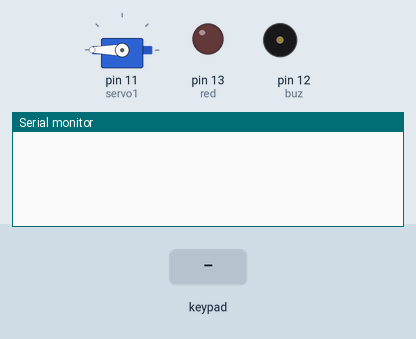
This sketch was run on a simulated Arduino Mega 2560, built with avr-gcc and run on an emulated ATmega2560. Parts: servo, output pins drawn as LEDs (lit = HIGH), buzzer (waves = sounding, pin HIGH), the last lines printed to the serial monitor. The inputs (shaded band) are chosen by the test bench.

Above: at 1.2 s.
1.3 s: key 'A' pressed
At 2.4 s:
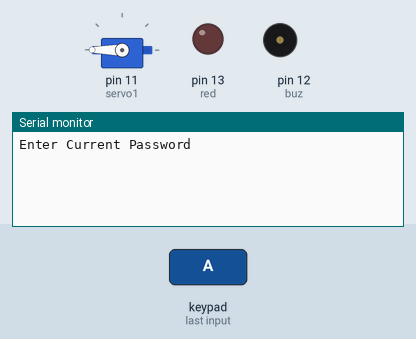
2.8 s: keypad keys 1 2 3 * pressed 0.4 s apart
At 4.6 s:
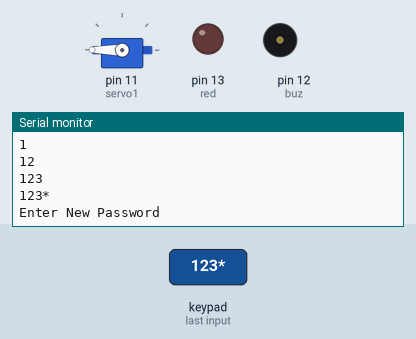
5.9 s: key 'B' pressed
At 6.7 s:
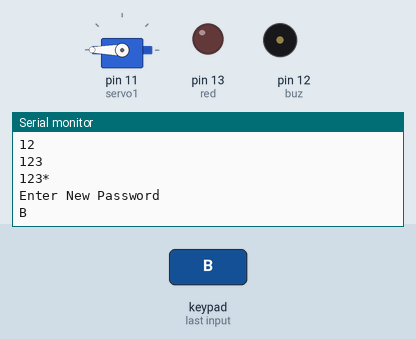
7.4 s: keypad keys 1 2 3 * # pressed 0.4 s apart
At 10.4 s:
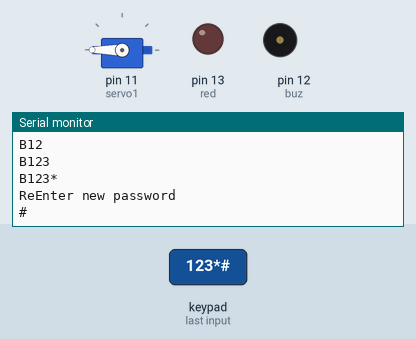
10.9 s: key 'C' pressed
At 12.0 s:
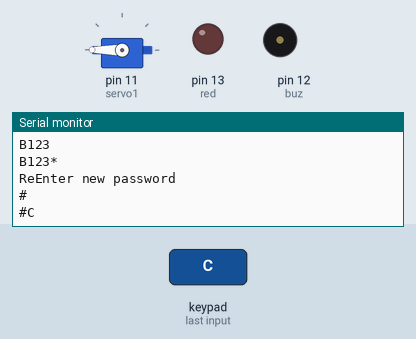
12.4 s: keypad keys 1 2 3 * * pressed 0.4 s apart
At 14.3 s:
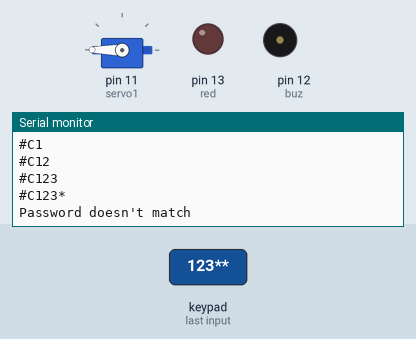

Measured:
- after the input at 1.3 s, the serial monitor: prints a new line at once (image 1)
- after the input at 2.8 s, the serial monitor: prints a new line at once (image 2)
- after the input at 5.9 s, the serial monitor: prints a new line at once (image 3)
- after the input at 7.4 s, the serial monitor: prints a new line at once (image 4)
- after the input at 10.9 s, the serial monitor: prints a new line at once (image 5)
- after the input at 12.4 s, the serial monitor: prints a new line at once (image 6)

The sketch:

Final.ino
```cpp
#include <Servo.h>
#include <Keypad.h>
/* red light= d13,  buzzer= d12,  keypad= 3 to 10 ulta, servo= 11,  */
Servo servo1;
int red=13;
String pass,check,new1,new2;
String chpass;
int buz=12;
int alarm=0;
int on=0;
int option=3;
char key;
String pass1="123*";
const byte ROWS = 4; //four rows
const byte COLS = 4; //four columns
//define the cymbols on the buttons of the keypads
char hexaKeys[ROWS][COLS] = {
  {'1','2','3','A'},
  {'4','5','6','B'},
  {'7','8','9','C'},
  {'*','0','#','D'}
};
byte rowPins[ROWS] = {10, 9, 8, 7}; //connect to the row pinouts of the keypad
byte colPins[COLS] = {6, 5, 4, 3}; //connect to the column pinouts of the keypad

//initialize an instance of class NewKeypad
Keypad customKeypad = Keypad( makeKeymap(hexaKeys), rowPins, colPins, ROWS, COLS);

void setup() {
  // put your setup code here, to run once:
Serial.begin(9600);
pinMode(red,OUTPUT);
pinMode(buz,OUTPUT);
servo1.attach(11);
servo1.write(180);
}

void loop() {
  // put your main code here, to run repeatedly:
  char customKey = customKeypad.getKey();
  if(option==3){
    if (customKey=='#'){                         //Turn ON
      Serial.println("Enter Password");
      option=1;
      check="";
    }
    if(customKey=='A'){                          //CHANge Password
      Serial.println("Enter Current Password");
      option=2;
      check="";
    }
  }
  if(option==1){
    customKey = customKeypad.waitForKey();
    if(customKey!=NO_KEY){
      check=check+customKey;
      Serial.println(check);
      if(customKey=='*'){
        if (check==pass1){
          on=1;
          option=0;
        }
        else{
          Serial.println("Wrong Password");
          on=0;
          option=3;
        }
      }
    }
  }
  else if(option==2){
    customKey = customKeypad.waitForKey();
    if(customKey!=NO_KEY){
      check=check+customKey;
      Serial.println(check);
      if(customKey=='*'){
        if (check==pass1){
          new1="";
          new2="";
          Serial.println("Enter New Password");
          option=4;
        }
        else{
          Serial.println("Wrong password");
          option=3;
        }
      }
    }
  }
  else if(option==4){
    customKey = customKeypad.waitForKey();
    if(customKey!=NO_KEY){
      new1=new1+customKey;
      Serial.println(new1);
      if(customKey=='*'){
        option=5;
        Serial.println("ReEnter new password");
      }
    }
  }
  else if(option==5){
    customKey = customKeypad.waitForKey();
    if(customKey!=NO_KEY){
      new2=new2+customKey;
      Serial.println(new2);
      if(customKey=='*'){
        if(new1==new2){
          pass1=new2;
          Serial.println("Password changed");
          option=3;
        }
        else{
          Serial.println("Password doesn't match");
          option=3;
        }
      }
    }
  }
  if(on==0){
    digitalWrite(red,LOW);
    servo1.write(180);

  }
  else if(on==1){
    //Serial.println(analogRead(A10));
    delay(10);
    if(analogRead(A10)>=1000){
      alarm=1;
    }
  if(alarm==1){
    digitalWrite(red,HIGH);
    tone(12,4000,200);
    delay(10);
    tone(12,2000,200);
    delay(10);
    servo1.write(90);
    key = customKeypad.getKey();
    if(key!=NO_KEY){
      pass=pass+key;
      Serial.println(pass);
      if(key=='*'){
        if(pass==pass1){
          alarm=0;
          on=0;
          Serial.println("Turned Off");
        }
        else{
          Serial.println("WRONG PASSWORD");
          pass="";
        }
      }
    }
  }
  else if(alarm==0){
    digitalWrite(red,LOW);
    servo1.write(180);
  }
}
}
```
